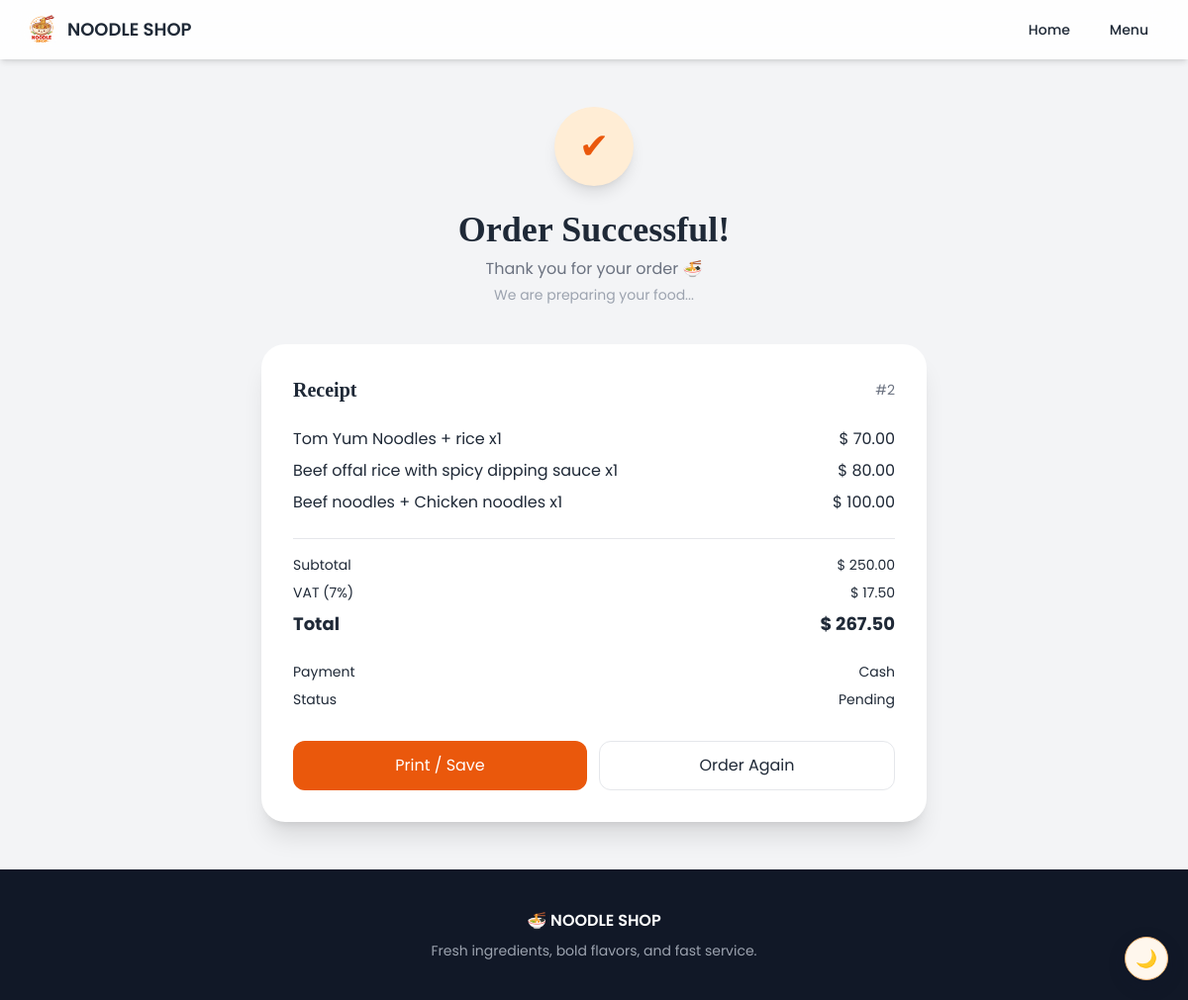
/bill/ (signed in), run on an earlier commit of the app's database.
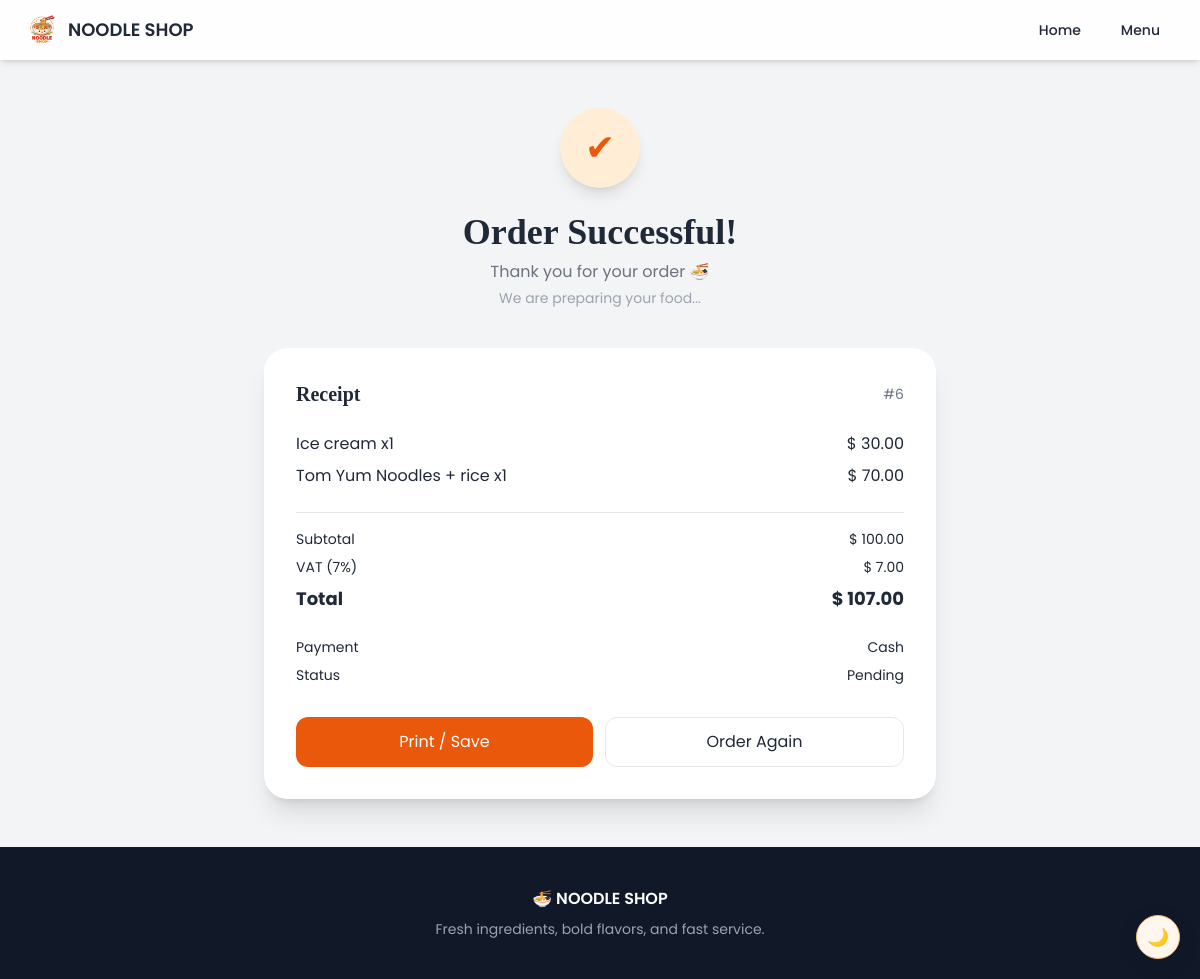
And on a later commit of the database.
### home/models.py (models this page shows, shortened)
class Order(models.Model):
	PAYMENT_METHODS = (
		('PromptPay', 'PromptPay'),
		('Cash', 'Cash'),
	)
	STATUS_CHOICES = (
		('pending', 'Pending'),
		('preparing', 'Preparing'),
		('completed', 'Completed'),
		('cancelled', 'Cancelled'),
	)
	user = models.ForeignKey(
		User,
		on_delete=models.SET_NULL,
		null=True,
		blank=True,
		related_name='orders',
	)
	payment_method = models.CharField(max_length=20, choices=PAYMENT_METHODS)
	status = models.CharField(max_length=20, choices=STATUS_CHOICES, default='pending')
	subtotal = models.DecimalField(max_digits=10, decimal_places=2)
	vat = models.DecimalField(max_digits=10, decimal_places=2)
	total = models.DecimalField(max_digits=10, decimal_places=2)
	created_at = models.DateTimeField(auto_now_add=True)
	class Meta:
		ordering = ('-created_at',)

class OrderItem(models.Model):
	order = models.ForeignKey(Order, on_delete=models.CASCADE, related_name='items')
	product_id = models.PositiveIntegerField()
	name = models.CharField(max_length=200)
	price = models.DecimalField(max_digits=10, decimal_places=2)
	quantity = models.PositiveIntegerField()
	noodle = models.CharField(max_length=50, blank=True)
	egg = models.BooleanField(default=False)
	is_reward = models.BooleanField(default=False)

### home/views.py (the view)
# urls.py: path('bill/', views.bill, name='bill'),
def bill(request):
    order_id = request.GET.get('order')
    orders = Order.objects.prefetch_related('items')
    if request.user.is_authenticated:
        orders = orders.filter(user=request.user)
        order = orders.filter(pk=order_id).first() if order_id else orders.first()
    else:
        guest_order_ids = request.session.get('guest_order_ids', [])
        if not order_id or str(order_id) not in {str(pk) for pk in guest_order_ids}:
            return redirect('portfolio:menu')
        order = orders.filter(pk=order_id, user__isnull=True).first()
    if order is None:
        return redirect('portfolio:menu')
    return render(request, 'home/bill.html', {'order': order})

### home/context_processors.py (called while the page is built, shortened)
def admin_dashboard(request):
    if not request.path.startswith('/admin/'):
        return {}

### home/templates/home/bill.html (shortened to what this page needs)
{% load static %}
<!DOCTYPE html>
<html lang="en">
<head>
    <link rel="stylesheet" href="{% static 'home/css/styles.css' %}">
    <script src="https://cdn.tailwindcss.com"></script>
</head>
<body class="font-[Poppins] bg-gray-100 text-gray-800">
    <header class="sticky top-0 z-50"><nav class="flex items-center justify-between px-6 py-3 bg-white/90 backdrop-blur-lg shadow-md"><a class="flex items-center gap-2" href="{% url 'portfolio:index' %}"><span class="w-9 h-9 rounded-full overflow-hidden block"><img src="{% static 'home/img/logo-NS.png' %}" class="w-full h-full object-cover" alt="Noodle Shop logo"></span><span class="text-lg font-semibold">NOODLE SHOP</span></a><div class="flex gap-2 text-sm font-medium"><a href="{% url 'portfolio:index' %}" class="px-4 py-1.5 rounded-lg hover:bg-orange-500 hover:text-white">Home</a><a href="{% url 'portfolio:menu' %}" class="px-4 py-1.5 rounded-lg hover:bg-orange-500 hover:text-white">Menu</a></div></nav></header>
    <main class="min-h-[70vh] flex justify-center items-center px-6 py-12"><div class="max-w-2xl w-full text-center"><div class="w-20 h-20 mx-auto rounded-full bg-orange-100 flex items-center justify-center text-orange-600 text-4xl shadow-lg">✔</div><h1 class="text-4xl font-bold mt-6 text-gray-800">Order Successful!</h1><p class="text-gray-500 mt-2">Thank you for your order 🍜</p><p class="text-sm text-gray-400 mt-1">We are preparing your food...</p>
        <div id="receipt" class="bg-white rounded-3xl shadow-xl p-8 mt-10 text-left"><div class="flex justify-between items-center mb-6"><h2 class="text-xl font-bold">Receipt</h2><span class="text-sm text-gray-500">#{{ order.id }}</span></div><div class="space-y-2 mb-6">{% for item in order.items.all %}<div class="flex justify-between"><span>{{ item.name }} x{{ item.quantity }}{% if item.is_reward %}<span class="ml-2 text-green-700">🎁 Reward</span>{% endif %}</span><span>{% if item.is_reward %}FREE{% else %}$ {{ item.price|floatformat:2 }}{% endif %}</span></div>{% endfor %}</div><div class="border-t pt-4 space-y-2 text-sm"><div class="flex justify-between"><span>Subtotal</span><span>$ {{ order.subtotal|floatformat:2 }}</span></div><div class="flex justify-between"><span>VAT (7%)</span><span>$ {{ order.vat|floatformat:2 }}</span></div><div class="flex justify-between font-bold text-lg"><span>Total</span><span>$ {{ order.total|floatformat:2 }}</span></div></div><div class="mt-6 flex justify-between text-sm"><span>Payment</span><span>{{ order.payment_method }}</span></div><div class="mt-2 flex justify-between text-sm"><span>Status</span><span class="capitalize">{{ order.status }}</span></div><div class="flex gap-3 mt-8"><button onclick="window.print()" class="flex-1 bg-orange-600 text-white py-3 rounded-xl hover:opacity-80 transition">Print / Save</button><a href="{% url 'portfolio:menu' %}" class="flex-1 text-center border py-3 rounded-xl hover:bg-green-100 transition">Order Again</a></div></div>
    </div></main>
    <footer class="bg-gray-900 text-gray-300 text-center py-10"><p class="text-white font-semibold">🍜 NOODLE SHOP</p><p class="text-sm text-gray-400 mt-2">Fresh ingredients, bold flavors, and fast service.</p></footer>
</body>
</html>

### home/static/home/css/styles.css (style rules this page uses)
h1, h2 { font-family: 'Playfair Display', serif; }

What changed in the data, as far as the page shows it:
no longer on this page (row unchanged): Order: id "2", subtotal "250.00", vat "17.50", total "267.50", payment_method "Cash", status "Pending"
no longer on this page (row unchanged): OrderItem: name "Beef offal rice with spicy dipping sauce", quantity "1", price "80.00"
no longer on this page (row unchanged): OrderItem: name "Beef noodles + Chicken noodles", quantity "1", price "100.00"
added Order: id "6", subtotal "100.00", vat "7.00", total "107.00", payment_method "Cash", status "Pending"
added OrderItem: name "Ice cream", quantity "1", price "30.00"
